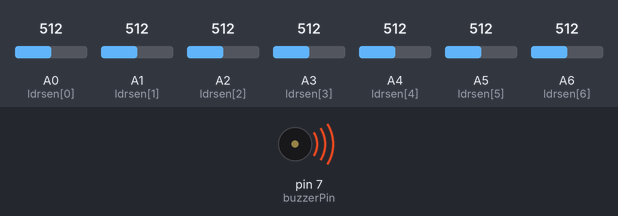
Bench run of a sketch on a simulated Arduino Nano, built with avr-gcc and run on an emulated ATmega328P. Shown: buzzer (waves = sounding). The test bench sets the inputs (shaded band); at power-on: A0 (ldrsen[0]) = 512, A1 (ldrsen[1]) = 512, A2 (ldrsen[2]) = 512, A3 (ldrsen[3]) = 512, A4 (ldrsen[4]) = 512, A5 (ldrsen[5]) = 512, A6 (ldrsen[6]) = 512.

Above: at 0.1 s.
Timing chart, 0 to 1.6 s (numbered marks = the images above):
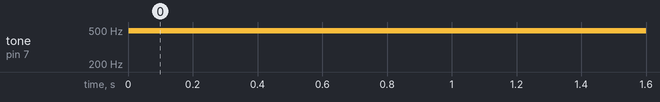

The sketch:

Piano.ino
```cpp
#include <EEPROM.h>

const uint8_t ldrsen[] = {A0,A1,A2,A3,A4,A5,A6};

const int buzzerPin = 7;

int value[7];
const int tono[] = {261, 293, 329, 349, 392, 440, 493};

void setup() {
  Serial.begin(9600);

  for(int i = 0; i < 7; i++){
      pinMode(ldrsen[i], INPUT);
  }

  pinMode(buzzerPin, OUTPUT);
}


void loop() {

  for(int i = 0; i < 7; i++){
      value[i] = analogRead(ldrsen[i])/4;
  }

  for(int i = 0; i < 7; i++){
    if(value[i] < 150){
      tone(buzzerPin, tono[i], 100);
    }
  }
}
```

Measured:
- by itself, tone on pin 7 (buzzerPin): silent → 493 Hz at 0.00 s
